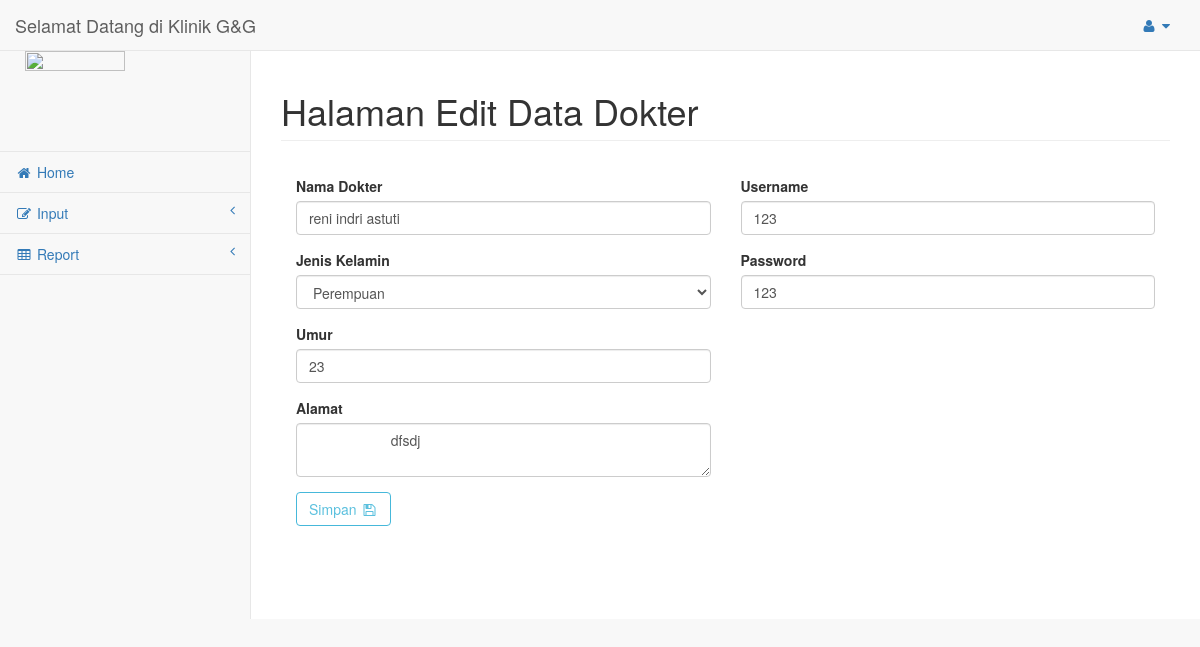
Screenshot of /admin/index.php?menu=editDokter&id=27 with the database file from the repository.
### tables this page shows
CREATE TABLE `tb_dokter` (
  `id_dokter` int(5) NOT NULL,
  `nama_dokter` varchar(30) NOT NULL,
  `jk_dokter` varchar(15) NOT NULL,
  `alamat_dokter` varchar(30) NOT NULL,
  `umur` int(10) NOT NULL,
  `stts` enum('1','0') NOT NULL
);

CREATE TABLE `tb_user` (
  `id_pengguna` int(5) NOT NULL,
  `id_dokter` int(5) DEFAULT NULL,
  `pengguna` varchar(50) NOT NULL,
  `sandi` varchar(50) NOT NULL,
  `hak_akses` enum('1','2','3') NOT NULL
);

### admin/update_dokter.php (the view, shortened to what this page needs)
<?php
    $sql4 = mysql_query("SELECT * FROM tb_dokter WHERE id_dokter='$_GET[id]'");
    $bc4  = mysql_fetch_array($sql4);
    $sql5 = mysql_query("SELECT * FROM tb_user WHERE id_dokter='$_GET[id]'");
    $bc5  = mysql_fetch_array($sql5);
?>
<div class="row">
    <div class="col-lg-12">
        <h1 class="page-header">Halaman Edit Data Dokter</h1>
    </div>
</div>
<div class="panel-body">
<div class="row">
<div class="col-lg-6">
                    <form role="form" enctype="multipart/form-data" method="POST" action="<?php $_SERVER['PHP_SELF']; ?>">
             <div class="form-group">
                          <label>Nama Dokter</label>
                   <input class="form-control" value="<?php echo $bc4['nama_dokter']; ?>" placeholder="Enter text" name="nama_dokter" required>
             </div>
             <div class="form-group">
                                <label>Jenis Kelamin</label>
                    <select name="jk_dokter" class="form-control" required>
                         <option value="<?php echo $bc4['jk_dokter']; ?>"><?php echo $bc4['jk_dokter']; ?></option>
                    </select>
              </div>
              <div class="form-group">
                           <label>Umur</label>
                   <input class="form-control" value="<?php echo $bc4['umur']; ?>" placeholder="Enter text" name="umur" required>
              </div>
              <div class="form-group">
                        <label>Alamat</label>
                   <textarea class="form-control" placeholder="Enter text" name="alamat_dokter" required>
                     <?php echo $bc4['alamat_dokter']; ?>
                   </textarea>
               </div>
                         <button type="submit" class="btn btn-outline btn-info" name ="kirim" >Simpan <i class="fa fa-save fa-fw"></i></button>
              </div>
                <div class="col-lg-6">
                  <div class="form-group">
                               <label>Username</label>
                        <input class="form-control" value="<?php echo $bc5['pengguna']; ?>" placeholder="Enter text" name="pengguna" required>
                  </div>
                  <div class="form-group">
                               <label>Password</label>
                        <input class="form-control" value="<?php echo $bc5['sandi']; ?>" placeholder="Enter text" name="sandi" required>
                  </div>
                </div>
            </div>
        </div>
</div>
</div>
</div>
</body>
</html>

### rows the page displays
tb_dokter: nama_dokter "reni indri astuti", jk_dokter "Perempuan", umur "23", alamat_dokter "dfsdj"
tb_user: pengguna "123", sandi "123"
